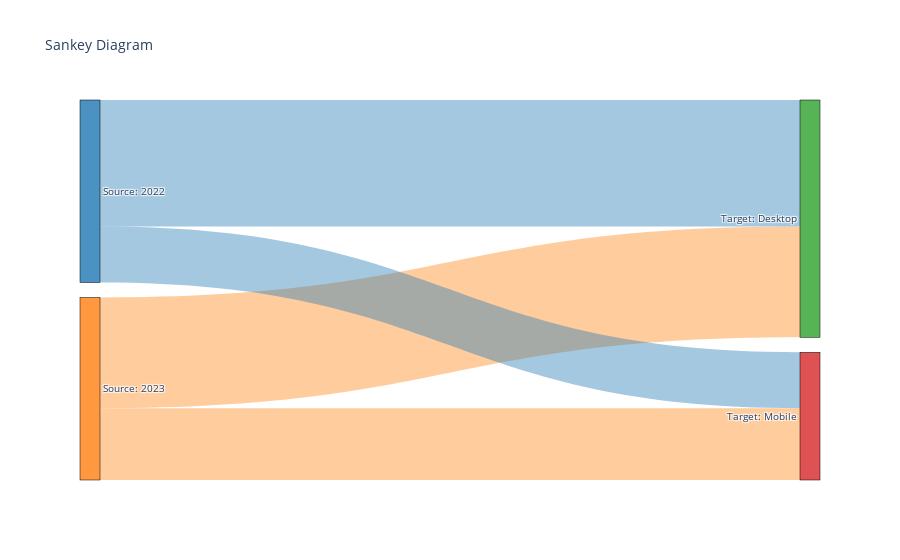

Notebook source saved alongside this figure:
### Code cell
dimensions = ["mobile", "year"]
total_dimensions = ["year"]

df_agg = aggregate_and_normalize_share(df, dimensions, total_dimensions)

df_sankey = df_agg.copy()
df_sankey["year"] = df_sankey["year"].astype(str)
sankey_chart_creator = SankeyBipartite(
     df=df_sankey, 
     flow_column="net_orders", 
     source_column="year", 
     target_column="mobile",
     normalized=True
)
sankey_chart_creator.generate_sankey_chart()

### Figure 1 — Plotly figure (JSON) as saved in the notebook; plotly's stock layout.template omitted (floating-point values rounded to 4 significant figures)
{"data": [{"link": {"color": ["rgba(31,119,180, 0.4)", "rgba(255,127,14, 0.4)", "rgba(31,119,180, 0.4)", "rgba(255,127,14, 0.4)"], "source": [0, 1, 0, 1], "target": [6, 6, 7, 7], "value": [69.38, 60.66, 30.62, 39.34]}, "node": {"color": ["rgba(31,119,180,0.8)", "rgba(255,127,14,0.8)", "rgba(44,160,44,0.8)", "rgba(214,39,40,0.8)", "rgba(31,119,180,0.8)", "rgba(255,127,14,0.8)", "rgba(44,160,44,0.8)", "rgba(214,39,40,0.8)"], "label": ["Source: 2022", "Source: 2023", "Source: Desktop", "Source: Mobile", "Target: 2022", "Target: 2023", "Target: Desktop", "Target: Mobile"], "line": {"color": "black", "width": 0.5}, "pad": 15, "thickness": 20}, "type": "sankey"}], "layout": {"font": {"size": 10}, "title": {"text": "Sankey Diagram"}}}
